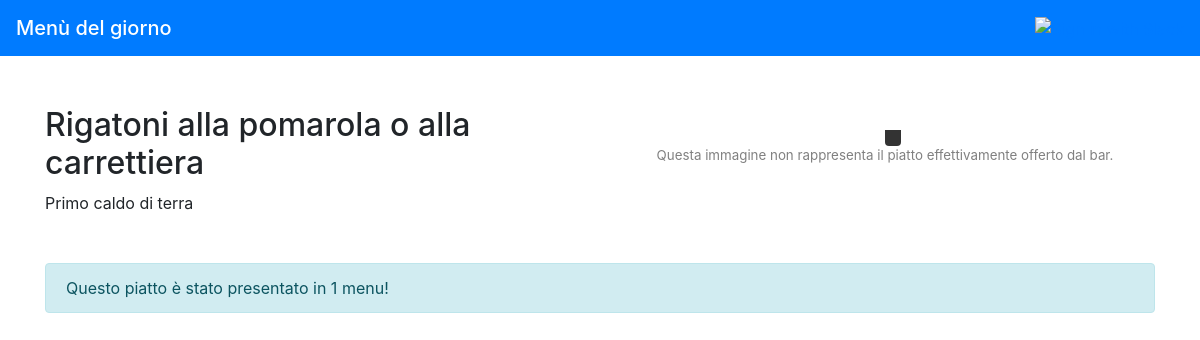
Screenshot of /web/course/4/ with the database file from the repository.
### app/models.py (models this page shows)
class Course(PolymorphicModel):
    name = models.CharField(max_length=30, unique=True)
    notes = models.TextField(max_length=2048, null=True)
    def __str__(self):
        return self.name.capitalize()

class FirstCourse(Course):
    contentType = models.CharField(max_length=1, choices=FIRST_CONTENT_TYPES)
    cookingType = models.CharField(max_length=1, choices=FIRST_COOKING_TYPES)
    def description(self):
        dish_notes = "Primo %s di %s\n" % (self.get_cookingType_display().lower(),
                                           self.get_contentType_display().lower())
        return dish_notes

### web/views.py (the view)
# urls.py: path(r'course/<int:pk>/', views.course_view, name='course_view'),
def course_view(request, pk):
    course = get_object_or_404(Course, pk=pk)
    repeat_count = ContentMenu.objects.filter(course=course).count()
    return render(request, 'course_view.html', {'course': course, 'count': repeat_count})

### web/templates/course_view.html (shortened to what this page needs)
{% extends 'base.html' %}
{% load humanize %}
{% load l10n %}
{% block content %}
    <div class="row">
        <div class="col-sm-12 col-md-6">
            <h2>{{ course }}</h2>
            <div>{{ course.description }}</div>
        </div>
        <div class="col-sm-12 col-md-6 text-center">
            <div id="image-container" class="mt-3">
                <a id="image-caption" class="p-2 rounded-bottom"></a>
            </div>
            <div id="info-image">
                Questa immagine non rappresenta il piatto effettivamente offerto dal bar.
            </div>
        </div>
    </div>
    <div class="alert alert-info mt-5" role="alert">
        Questo piatto è stato presentato in {{ count }} menu!
    </div>
{% endblock %}

### web/static/course_view.css (style rules this page uses)
#image-container { position: relative; display: inline-block; }
#image-caption { position: absolute; bottom: 0px; left: 0px; right: 0px; color: white; background-color: rgba(0, 0, 0, 0.8); }
#info-image { font-size: 10pt; color: gray; }

### rows the page displays
Course: name "Rigatoni alla pomarola o alla carrettiera"
FirstCourse: description "Primo caldo di terra"

### other values shown
{{ count }} "1"
